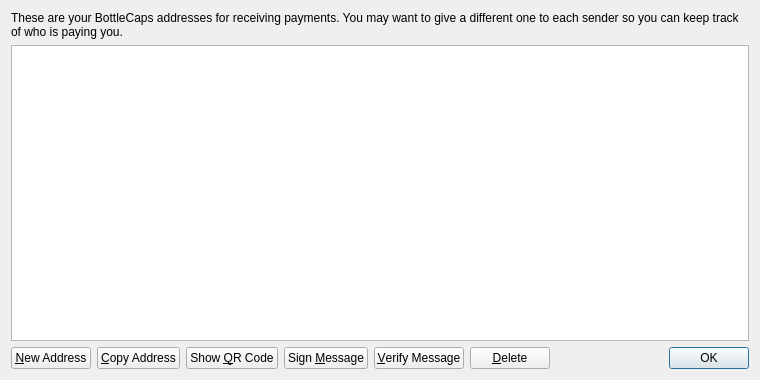
<?xml version="1.0" encoding="UTF-8"?>
<ui version="4.0">
 <class>AddressBookPage</class>
 <widget class="QWidget" name="AddressBookPage">
  <property name="geometry">
   <rect>
    <x>0</x>
    <y>0</y>
    <width>760</width>
    <height>380</height>
   </rect>
  </property>
  <property name="windowTitle">
   <string>Address Book</string>
  </property>
  <layout class="QVBoxLayout" name="verticalLayout">
   <item>
    <widget class="QLabel" name="labelExplanation">
     <property name="text">
      <string>These are your BottleCaps addresses for receiving payments. You may want to give a different one to each sender so you can keep track of who is paying you.</string>
     </property>
     <property name="textFormat">
      <enum>Qt::PlainText</enum>
     </property>
     <property name="wordWrap">
      <bool>true</bool>
     </property>
    </widget>
   </item>
   <item>
    <widget class="QTableView" name="tableView">
     <property name="contextMenuPolicy">
      <enum>Qt::CustomContextMenu</enum>
     </property>
     <property name="toolTip">
      <string>Double-click to edit address or label</string>
     </property>
     <property name="tabKeyNavigation">
      <bool>false</bool>
     </property>
     <property name="alternatingRowColors">
      <bool>true</bool>
     </property>
     <property name="selectionMode">
      <enum>QAbstractItemView::SingleSelection</enum>
     </property>
     <property name="selectionBehavior">
      <enum>QAbstractItemView::SelectRows</enum>
     </property>
     <property name="sortingEnabled">
      <bool>true</bool>
     </property>
     <attribute name="verticalHeaderVisible">
      <bool>false</bool>
     </attribute>
    </widget>
   </item>
   <item>
    <layout class="QHBoxLayout" name="horizontalLayout">
     <item>
      <widget class="QPushButton" name="newAddressButton">
       <property name="toolTip">
        <string>Create a new address</string>
       </property>
       <property name="text">
        <string>&amp;New Address</string>
       </property>
       <property name="icon">
        <iconset resource="../bitcoin.qrc">
         <normaloff>:/icons/add</normaloff>:/icons/add</iconset>
       </property>
      </widget>
     </item>
     <item>
      <widget class="QPushButton" name="copyToClipboard">
       <property name="toolTip">
        <string>Copy the currently selected address to the system clipboard</string>
       </property>
       <property name="text">
        <string>&amp;Copy Address</string>
       </property>
       <property name="icon">
        <iconset resource="../bitcoin.qrc">
         <normaloff>:/icons/editcopy</normaloff>:/icons/editcopy</iconset>
       </property>
      </widget>
     </item>
     <item>
      <widget class="QPushButton" name="showQRCode">
       <property name="text">
        <string>Show &amp;QR Code</string>
       </property>
       <property name="icon">
        <iconset resource="../bitcoin.qrc">
         <normaloff>:/icons/qrcode</normaloff>:/icons/qrcode</iconset>
       </property>
      </widget>
     </item>
     <item>
      <widget class="QPushButton" name="signMessage">
       <property name="toolTip">
        <string>Sign a message to prove you own a BottleCaps address</string>
       </property>
       <property name="text">
        <string>Sign &amp;Message</string>
       </property>
       <property name="icon">
        <iconset resource="../bitcoin.qrc">
         <normaloff>:/icons/edit</normaloff>:/icons/edit</iconset>
       </property>
      </widget>
     </item>
     <item>
      <widget class="QPushButton" name="verifyMessage">
       <property name="toolTip">
        <string>Verify a message to ensure it was signed with a specified BottleCaps address</string>
       </property>
       <property name="text">
        <string>&amp;Verify Message</string>
       </property>
       <property name="icon">
        <iconset resource="../bitcoin.qrc">
         <normaloff>:/icons/transaction_0</normaloff>:/icons/transaction_0</iconset>
       </property>
      </widget>
     </item>
     <item>
      <widget class="QPushButton" name="deleteButton">
       <property name="toolTip">
        <string>Delete the currently selected address from the list</string>
       </property>
       <property name="text">
        <string>&amp;Delete</string>
       </property>
       <property name="icon">
        <iconset resource="../bitcoin.qrc">
         <normaloff>:/icons/remove</normaloff>:/icons/remove</iconset>
       </property>
      </widget>
     </item>
     <item>
      <spacer name="horizontalSpacer">
       <property name="orientation">
        <enum>Qt::Horizontal</enum>
       </property>
       <property name="sizeHint" stdset="0">
        <size>
         <width>40</width>
         <height>20</height>
        </size>
       </property>
      </spacer>
     </item>
     <item>
      <widget class="QDialogButtonBox" name="buttonBox">
       <property name="sizePolicy">
        <sizepolicy hsizetype="Maximum" vsizetype="Fixed">
         <horstretch>0</horstretch>
         <verstretch>0</verstretch>
        </sizepolicy>
       </property>
       <property name="standardButtons">
        <set>QDialogButtonBox::Ok</set>
       </property>
      </widget>
     </item>
    </layout>
   </item>
  </layout>
 </widget>
 <resources>
  <include location="../bitcoin.qrc"/>
 </resources>
 <connections/>
</ui>
